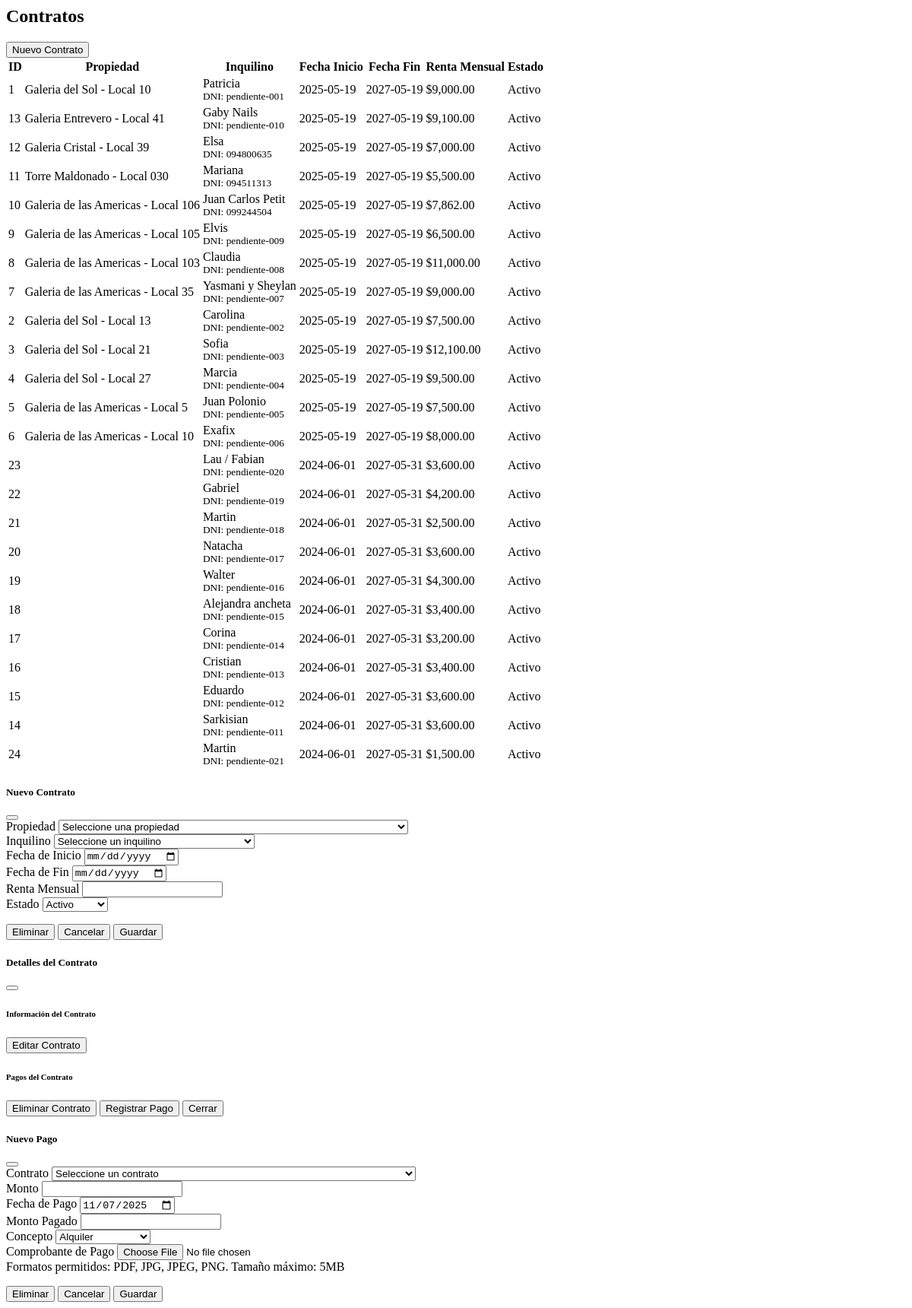
The page /rentflow/modules/contratos/index.php on the database its author committed.
### tables this page shows
CREATE TABLE IF NOT EXISTS `contratos` (
  `id` int(11) NOT NULL AUTO_INCREMENT,
  `propiedad_id` int(11) NOT NULL,
  `inquilino_id` int(11) NOT NULL,
  `fecha_inicio` date NOT NULL,
  `fecha_fin` date NOT NULL,
  `renta_mensual` decimal(10,2) NOT NULL,
  `estado` enum('Activo','Finalizado','Cancelado') NOT NULL DEFAULT 'Activo',
  `created_at` timestamp NULL DEFAULT CURRENT_TIMESTAMP,
  `updated_at` timestamp NULL DEFAULT CURRENT_TIMESTAMP ON UPDATE CURRENT_TIMESTAMP,
  PRIMARY KEY (`id`)
);

CREATE TABLE IF NOT EXISTS `inquilinos` (
  `id` int(11) NOT NULL AUTO_INCREMENT,
  `nombre` varchar(255) NOT NULL,
  `documento` varchar(20) NOT NULL DEFAULT '',
  `email` varchar(255) NOT NULL DEFAULT '',
  `telefono` varchar(20) NOT NULL,
  `vehiculo` varchar(100) DEFAULT NULL,
  `matricula` varchar(20) DEFAULT NULL,
  `created_at` timestamp NULL DEFAULT CURRENT_TIMESTAMP,
  `updated_at` timestamp NULL DEFAULT CURRENT_TIMESTAMP ON UPDATE CURRENT_TIMESTAMP,
  PRIMARY KEY (`id`),
  UNIQUE KEY `documento` (`documento`)
);

### rentflow/config/helpers.php (called while the page is built)
<?php
function getNombrePropiedad($propiedad) {
    $nombre = [];
    if (!empty($propiedad['galeria'])) {
        $nombre[] = " " . $propiedad['galeria'];
    }
    if (!empty($propiedad['local'])) {
        $nombre[] = " " . $propiedad['local'];
    }
    if (!empty($propiedad['direccion'])) {
        $nombre[] = $propiedad['direccion'];
    }
    return implode(" - ", $nombre);
}

### rentflow/modules/contratos/index.php (the view, shortened to what this page needs)
<?php
require_once '../../config/database.php';
require_once '../../config/helpers.php';
try {
    $stmt = $conn->prepare("
        SELECT c.*,
               p.direccion as propiedad_direccion,
               p.galeria,
               p.local,
               i.nombre as inquilino_nombre,
               i.documento as inquilino_dni
        FROM contratos c
        JOIN propiedades p ON c.propiedad_id = p.id
        JOIN inquilinos i ON c.inquilino_id = i.id
        ORDER BY c.fecha_inicio DESC
    ");
    $stmt->execute();
    $contratos = $stmt->fetchAll(PDO::FETCH_ASSOC);
} catch (Exception $e) {
    error_log("Error en contratos/index.php: " . $e->getMessage());
    echo "<div class='alert alert-danger'>
            <h4 class='alert-heading'>Error al cargar los contratos</h4>
            <p>Se produjo un error al cargar la información de contratos.</p>
            <hr>
            <p class='mb-0'>Error: " . htmlspecialchars($e->getMessage()) . "</p>
          </div>";
    exit;
}
?>
<div class="row mb-4">
    <div class="col">
        <h2>Contratos</h2>
    </div>
    <div class="col text-end">
        <button type="button" class="btn btn-primary" onclick="nuevoContrato()">
            Nuevo Contrato
        </button>
    </div>
</div>
<div class="table-responsive">
    <table class="table table-hover">
        <thead>
            <tr>
                <th>ID</th>
                <th>Propiedad</th>
                <th>Inquilino</th>
                <th>Fecha Inicio</th>
                <th>Fecha Fin</th>
                <th>Renta Mensual</th>
                <th>Estado</th>
            </tr>
        </thead>
        <tbody>
            <?php foreach ($contratos as $contrato): ?>
            <tr class="cursor-pointer" onclick='mostrarDetalleContrato(<?php echo json_encode($contrato); ?>)'>
                <td><?php echo htmlspecialchars($contrato['id']); ?></td>
                <td><?php echo htmlspecialchars(getNombrePropiedad($contrato)); ?></td>
                <td>
                    <?php echo htmlspecialchars($contrato['inquilino_nombre']); ?>
                    <br>
                    <small class="text-muted">DNI: <?php echo htmlspecialchars($contrato['inquilino_dni']); ?></small>
                </td>
                <td><?php echo htmlspecialchars($contrato['fecha_inicio']); ?></td>
                <td><?php echo htmlspecialchars($contrato['fecha_fin']); ?></td>
                <td>$<?php echo number_format($contrato['renta_mensual'], 2); ?></td>
                <td>
                    <span class="badge <?php echo $contrato['estado'] == 'Activo' ? 'bg-success' : 'bg-secondary'; ?>">
                        <?php echo htmlspecialchars($contrato['estado']); ?>
                    </span>
                </td>
            </tr>
            <?php endforeach; ?>
        </tbody>
    </table>
</div>
<div class="modal fade" id="modalContrato" tabindex="-1">
    <div class="modal-dialog">
        <div class="modal-content">
            <div class="modal-header">
                <h5 class="modal-title">Nuevo Contrato</h5>
                <button type="button" class="btn-close" data-bs-dismiss="modal"></button>
            </div>
            <div class="modal-body">
                <form id="formContrato">
                    <div class="mb-3">
                        <label for="propiedad_id" class="form-label">Propiedad</label>
                        <select class="form-select" id="propiedad_id" name="propiedad_id" required>
                            <option value="">Seleccione una propiedad</option>
                        </select>
                    </div>
                    <div class="mb-3">
                        <label for="inquilino_id" class="form-label">Inquilino</label>
                        <select class="form-select" id="inquilino_id" name="inquilino_id" required>
                            <option value="">Seleccione un inquilino</option>
                        </select>
                    </div>
                    <div class="mb-3">
                        <label for="fecha_inicio" class="form-label">Fecha de Inicio</label>
                        <input type="date" class="form-control" id="fecha_inicio" name="fecha_inicio" required>
                    </div>
                    <div class="mb-3">
                        <label for="fecha_fin" class="form-label">Fecha de Fin</label>
                        <input type="date" class="form-control" id="fecha_fin" name="fecha_fin" required>
                    </div>
                    <div class="mb-3">
                        <label for="renta_mensual" class="form-label">Renta Mensual</label>
                        <input type="number" class="form-control" id="renta_mensual" name="renta_mensual" step="0.01" required>
                    </div>
                    <div class="mb-3">
                        <label for="estado" class="form-label">Estado</label>
                        <select class="form-select" id="estado" name="estado" required>
                            <option value="Activo">Activo</option>
                        </select>
                    </div>
                </form>
            </div>
            <div class="modal-footer">
                <button type="button" class="btn btn-danger me-auto d-none" onclick="eliminarContrato()">Eliminar</button>
                <button type="button" class="btn btn-secondary" data-bs-dismiss="modal">Cancelar</button>
                <button type="button" class="btn btn-primary" onclick="guardarContrato()">Guardar</button>
            </div>
        </div>
    </div>
</div>
<div class="modal fade" id="modalDetallesContrato" tabindex="-1">
    <div class="modal-dialog modal-lg">
        <div class="modal-content">
            <div class="modal-header">
                <h5 class="modal-title">Detalles del Contrato</h5>
                <button type="button" class="btn-close" data-bs-dismiss="modal"></button>
            </div>
            <div class="modal-body">
                <div class="row mb-4">
                    <div class="col">
                        <h6>Información del Contrato</h6>
                        <button type="button" class="btn btn-primary btn-sm" onclick="editarContrato()">
                            Editar Contrato
                        </button>
                    </div>
                </div>
                <h6>Pagos del Contrato</h6>
            </div>
            <div class="modal-footer">
                <button type="button" class="btn btn-danger me-auto" onclick="eliminarContrato()">Eliminar Contrato</button>
                <button type="button" class="btn btn-primary" onclick="window.nuevoPago()">Registrar Pago</button>
                <button type="button" class="btn btn-secondary" data-bs-dismiss="modal">Cerrar</button>
            </div>
        </div>
    </div>
</div>
<?php include __DIR__ . '/../pagos/modal_pago.php'; ?>

### rentflow/modules/pagos/modal_pago.php (shortened to what this page needs)
<div class="modal fade" id="modalPago" tabindex="-1">
    <div class="modal-dialog">
        <div class="modal-content">
            <div class="modal-header">
                <h5 class="modal-title">Nuevo Pago</h5>
                <button type="button" class="btn-close" data-bs-dismiss="modal"></button>
            </div>
            <div class="modal-body">
                <form id="formPago" enctype="multipart/form-data">
                    <div class="mb-3">
                        <label for="contrato_id" class="form-label">Contrato</label>
                        <select class="form-select" id="contrato_id" name="contrato_id" required>
                            <option value="">Seleccione un contrato</option>
                        </select>
                    </div>
                    <div class="mb-3">
                        <label for="monto" class="form-label">Monto</label>
                        <input type="number" class="form-control" id="monto" name="monto" step="0.01" required>
                    </div>
                    <div class="mb-3">
                        <label for="fecha_pago" class="form-label">Fecha de Pago</label>
                        <input type="date" class="form-control" id="fecha_pago" name="fecha_pago" required value="<?php echo date('Y-m-d'); ?>">
                    </div>
                    <div class="mb-3">
                        <label for="monto_pagado" class="form-label">Monto Pagado</label>
                        <input type="number" class="form-control" id="monto_pagado" name="monto_pagado" step="0.01" required>
                    </div>
                    <div class="mb-3">
                        <label for="concepto" class="form-label">Concepto</label>
                        <select class="form-select" id="concepto" name="concepto" required>
                            <option value="Alquiler">Alquiler</option>
                        </select>
                    </div>
                    <div class="mb-3">
                        <label for="comprobante" class="form-label">Comprobante de Pago</label>
                        <input type="file" class="form-control" id="comprobante" name="comprobante" accept=".pdf,.jpg,.jpeg,.png">
                        <div class="form-text">Formatos permitidos: PDF, JPG, JPEG, PNG. Tamaño máximo: 5MB</div>
                    </div>
                </form>
            </div>
            <div class="modal-footer">
                <button type="button" class="btn btn-danger me-auto d-none" onclick="eliminarPago()">Eliminar</button>
                <button type="button" class="btn btn-secondary" data-bs-dismiss="modal">Cancelar</button>
                <button type="button" class="btn btn-primary" onclick="guardarPago()">Guardar</button>
            </div>
        </div>
    </div>
</div>

### rentflow/modules/contratos/index.php (style rules this page uses)
.cursor-pointer { cursor: pointer; }
.modal { z-index: 1050 !important; }

### rows shown on the page
contratos: id "1", contrato "Galeria del Sol - Local 10", inquilino.nombre "Patricia", inquilino.documento "pendiente-001", fecha_inicio "2025-05-19", fecha_fin "2027-05-19", renta_mensual "9,000.00", estado "Activo"
contratos: id "13", contrato "Galeria Entrevero - Local 41", inquilino.nombre "Gaby Nails", inquilino.documento "pendiente-010", fecha_inicio "2025-05-19", fecha_fin "2027-05-19", renta_mensual "9,100.00", estado "Activo"
contratos: id "12", contrato "Galeria Cristal - Local 39", inquilino.nombre "Elsa", inquilino.documento "094800635", fecha_inicio "2025-05-19", fecha_fin "2027-05-19", renta_mensual "7,000.00", estado "Activo"
contratos: id "11", contrato "Torre Maldonado - Local 030", inquilino.nombre "Mariana", inquilino.documento "094511313", fecha_inicio "2025-05-19", fecha_fin "2027-05-19", renta_mensual "5,500.00", estado "Activo"
contratos: id "10", contrato "Galeria de las Americas - Local 106", inquilino.nombre "Juan Carlos Petit", inquilino.documento "099244504", fecha_inicio "2025-05-19", fecha_fin "2027-05-19", renta_mensual "7,862.00", estado "Activo"
contratos: id "9", contrato "Galeria de las Americas - Local 105", inquilino.nombre "Elvis", inquilino.documento "pendiente-009", fecha_inicio "2025-05-19", fecha_fin "2027-05-19", renta_mensual "6,500.00", estado "Activo"
contratos: id "8", contrato "Galeria de las Americas - Local 103", inquilino.nombre "Claudia", inquilino.documento "pendiente-008", fecha_inicio "2025-05-19", fecha_fin "2027-05-19", renta_mensual "11,000.00", estado "Activo"
contratos: id "7", contrato "Galeria de las Americas - Local 35", inquilino.nombre "Yasmani y Sheylan", inquilino.documento "pendiente-007", fecha_inicio "2025-05-19", fecha_fin "2027-05-19", renta_mensual "9,000.00", estado "Activo"
contratos: id "2", contrato "Galeria del Sol - Local 13", inquilino.nombre "Carolina", inquilino.documento "pendiente-002", fecha_inicio "2025-05-19", fecha_fin "2027-05-19", renta_mensual "7,500.00", estado "Activo"
contratos: id "3", contrato "Galeria del Sol - Local 21", inquilino.nombre "Sofia", inquilino.documento "pendiente-003", fecha_inicio "2025-05-19", fecha_fin "2027-05-19", renta_mensual "12,100.00", estado "Activo"
contratos: id "4", contrato "Galeria del Sol - Local 27", inquilino.nombre "Marcia", inquilino.documento "pendiente-004", fecha_inicio "2025-05-19", fecha_fin "2027-05-19", renta_mensual "9,500.00", estado "Activo"
contratos: id "5", contrato "Galeria de las Americas - Local 5", inquilino.nombre "Juan Polonio", inquilino.documento "pendiente-005", fecha_inicio "2025-05-19", fecha_fin "2027-05-19", renta_mensual "7,500.00", estado "Activo"
contratos: id "6", contrato "Galeria de las Americas - Local 10", inquilino.nombre "Exafix", inquilino.documento "pendiente-006", fecha_inicio "2025-05-19", fecha_fin "2027-05-19", renta_mensual "8,000.00", estado "Activo"
contratos: id "23", inquilino.nombre "Lau / Fabian", inquilino.documento "pendiente-020", fecha_inicio "2024-06-01", fecha_fin "2027-05-31", renta_mensual "3,600.00", estado "Activo"
contratos: id "22", inquilino.nombre "Gabriel", inquilino.documento "pendiente-019", fecha_inicio "2024-06-01", fecha_fin "2027-05-31", renta_mensual "4,200.00", estado "Activo"
contratos: id "21", inquilino.nombre "Martin", inquilino.documento "pendiente-018", fecha_inicio "2024-06-01", fecha_fin "2027-05-31", renta_mensual "2,500.00", estado "Activo"
contratos: id "20", inquilino.nombre "Natacha", inquilino.documento "pendiente-017", fecha_inicio "2024-06-01", fecha_fin "2027-05-31", renta_mensual "3,600.00", estado "Activo"
contratos: id "19", inquilino.nombre "Walter", inquilino.documento "pendiente-016", fecha_inicio "2024-06-01", fecha_fin "2027-05-31", renta_mensual "4,300.00", estado "Activo"
contratos: id "18", inquilino.nombre "Alejandra ancheta", inquilino.documento "pendiente-015", fecha_inicio "2024-06-01", fecha_fin "2027-05-31", renta_mensual "3,400.00", estado "Activo"
contratos: id "17", inquilino.nombre "Corina", inquilino.documento "pendiente-014", fecha_inicio "2024-06-01", fecha_fin "2027-05-31", renta_mensual "3,200.00", estado "Activo"
contratos: id "16", inquilino.nombre "Cristian", inquilino.documento "pendiente-013", fecha_inicio "2024-06-01", fecha_fin "2027-05-31", renta_mensual "3,400.00", estado "Activo"
contratos: id "15", inquilino.nombre "Eduardo", inquilino.documento "pendiente-012", fecha_inicio "2024-06-01", fecha_fin "2027-05-31", renta_mensual "3,600.00", estado "Activo"
contratos: id "14", inquilino.nombre "Sarkisian", inquilino.documento "pendiente-011", fecha_inicio "2024-06-01", fecha_fin "2027-05-31", renta_mensual "3,600.00", estado "Activo"
contratos: id "24", inquilino.nombre "Martin", inquilino.documento "pendiente-021", fecha_inicio "2024-06-01", fecha_fin "2027-05-31", renta_mensual "1,500.00", estado "Activo"
